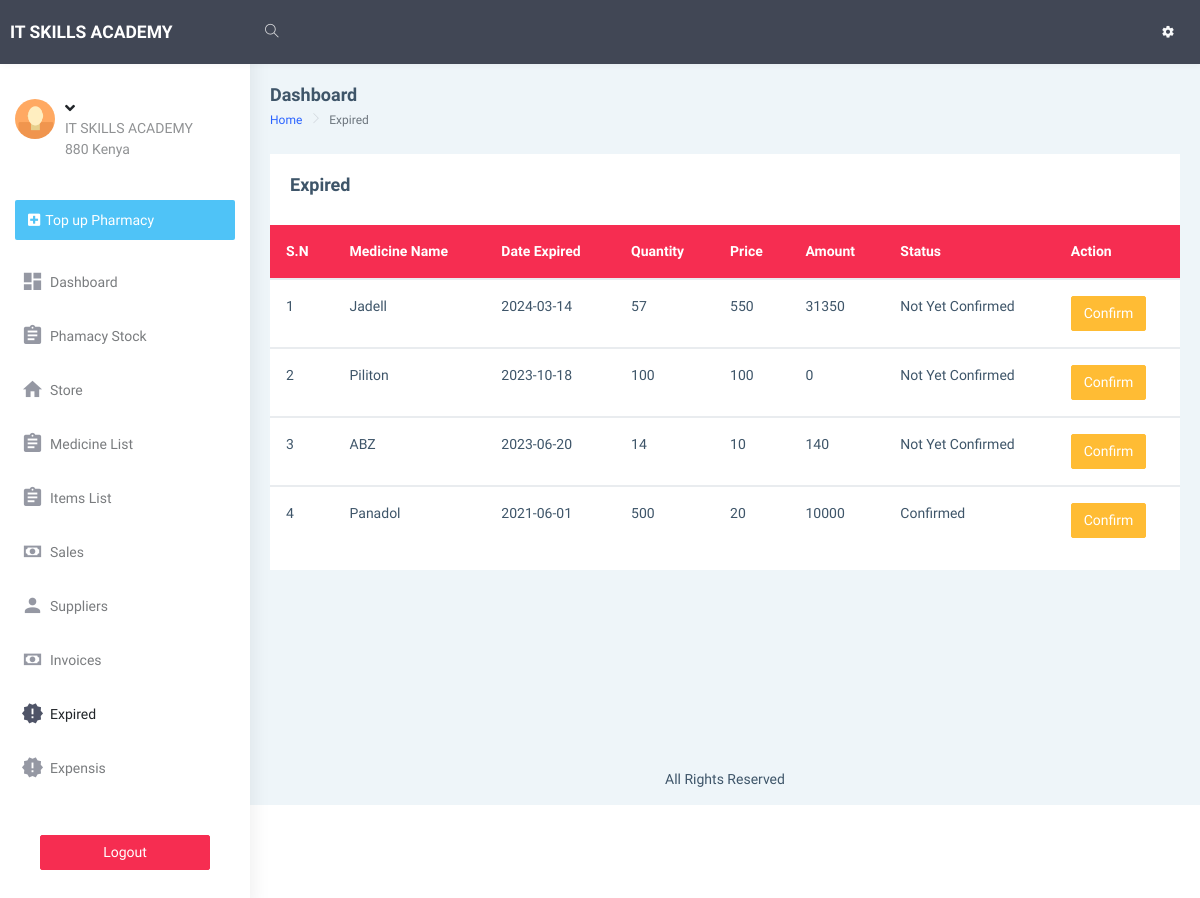
The page /dashboard/expired.php on the database its author committed.
### tables this page shows
CREATE TABLE `info` (
  `id` int(10) NOT NULL,
  `name` varchar(255) NOT NULL,
  `address` varchar(255) NOT NULL,
  `phone_no` varchar(255) NOT NULL,
  `email` varchar(255) NOT NULL,
  `opening_date` varchar(255) NOT NULL,
  `closing_balance` varchar(255) NOT NULL,
  `opening_balance` varchar(255) NOT NULL
);

CREATE TABLE `store` (
  `id` int(10) NOT NULL,
  `medicine_name` varchar(255) NOT NULL,
  `date_received` date NOT NULL,
  `Qty` varchar(255) NOT NULL DEFAULT '0',
  `expiry_date` date NOT NULL DEFAULT current_timestamp(),
  `amount` varchar(255) NOT NULL,
  `stock_out` varchar(255) NOT NULL DEFAULT '0',
  `price` varchar(255) NOT NULL DEFAULT '0',
  `capacity` varchar(255) NOT NULL,
  `type` varchar(255) NOT NULL,
  `dosage_sold` varchar(255) NOT NULL,
  `dosage` varchar(255) NOT NULL,
  `price_dosage` varchar(255) NOT NULL DEFAULT '0',
  `app` varchar(255) NOT NULL,
  `half_dosage_price` int(11) NOT NULL,
  `confirm` varchar(10) NOT NULL DEFAULT '0'
);

### dashboard/expired.php (the view, shortened to what this page needs)
<!DOCTYPE html>
<html dir="ltr" lang="en">
<?php
require "includes/head.php";
?>
<body>
    <div id="main-wrapper" data-layout="vertical" data-navbarbg="skin5" data-sidebartype="full"
        data-sidebar-position="absolute" data-header-position="absolute" data-boxed-layout="full">
        <?php require "includes/header.php"?>
       <?php require "includes/aside.php";?>
        <div class="page-wrapper">
            <div class="page-breadcrumb">
                <div class="row align-items-center">
                    <div class="col-5">
                        <h4 class="page-title">Dashboard</h4>
                        <div class="d-flex align-items-center">
                            <nav aria-label="breadcrumb">
                                <ol class="breadcrumb">
                                    <li class="breadcrumb-item"><a href="index.php">Home</a></li>
                                    <li class="breadcrumb-item active" aria-current="page">Expired</li>
                                </ol>
                            </nav>
                        </div>
                    </div>
                </div>
            </div>
            <div class="container-fluid">
                <div class="row">
                    <div class="col-12">
                        <div class="card ">
                            <div class="card-body">
                                <div class="d-md-flex align-items-center">
                                    <div>
                                        <h4 class="card-title"> Expired </h4>
                                    </div>
									</div>
                                <?php
														require "includes/conn.php";
                                                        $sql ="SELECT * FROM store";
                  $res = mysqli_query($conn,$sql);
                  if ($res == TRUE) {
                      $count = mysqli_num_rows($res);
                      if($count > 0){
                          while ($rows=mysqli_fetch_assoc($res)) {
                              $drug_expiry_date = date("Y-m-d", strtotime(date("Y-m-d")));
                         ?>
                                                   <?php
                          }
                      }
                  }
              ?>
                            </div>
                            <div class="table-responsive">
                                <table class="table v-middle">
                                    <thead>
                                    <tr class="bg-danger text-white">
                                            <th class="border-top-0">S.N</th>
                                            <th class="border-top-0">Medicine Name</th>
                                            <th class="border-top-0">Date Expired</th>
                                            <th class="border-top-0">Quantity</th>
											<th class="border-top-0">Price</th>
                                            <th class="border-top-0">Amount</th>
                                            <th class="border-top-0">Status</th>
											<th class="border-top-0">Action</th>
                                        </tr>
                                    </thead>
                                    		 <?php
																	  $sql ="SELECT * FROM store WHERE expiry_date < '$drug_expiry_date'";
								$res = mysqli_query($conn,$sql);
								if ($res == TRUE) {
									$count = mysqli_num_rows($res);
									$sn=1;
									if($count > 0){
										while ($rows=mysqli_fetch_assoc($res)) {
											$id=$rows['id'];
											$medicine_name=$rows['medicine_name'];
											$Qty=$rows['Qty'];
											$price=$rows['price'];
											$expiry_date= $rows['expiry_date'];
											$dosage_sold= $rows['dosage_sold'];
											$price_dosage= $rows['price_dosage'];
                                            $confirm= $rows['confirm'];
									   ?>
                                   <tbody>
										<td>
											<?php echo $sn++;?>
										</td>
										<td>
											<?php echo $medicine_name;?>
										</td>
										<td>
											<?php echo $expiry_date;?>
										</td>
										<td>
											<?php echo $Qty;?>
										</td>
										<td>
                                <?php
                                           if ($dosage_sold == "Yes") {
                                            echo "$price_dosage";
                                           }else {
                                               echo "$price";
                                           }
                                       ?>
										</td>
										<td>
                                        <?php
                                        if ($price_dosage == '') {
                                            $price_dosage = '0';
                                        }
                                        else {
                                            $price_dosage = $rows['dosage_sold'];
                                        }
                                          $dosage_sold_total = $Qty * $price_dosage;
                                          $total = $Qty * $price;
                                           if ($dosage_sold == "Yes") {
                                            echo "$dosage_sold_total";
                                           }else {
                                               echo "$total";
                                           }
                                       ?>
										</td>
                                        <td>
                                           <?php
                                           if ($confirm == '0') {
                                               echo "Not Yet Confirmed";
                                           }else {
                                            echo "Confirmed";
                                           }
                                           ?>
                                        </td>
                                        <td>
											<a href="delete_expired.php?id=<?php echo $id;?>" class="btn btn-warning"> Confirm</a>
										</td>
								   </tbody>
								    <?php
										}
									}
								}
							?>
                                </table>
                            </div>
                        </div>
                    </div>
                </div>
            </div>
            <footer class="footer text-center">
                All Rights Reserved
            </footer>
        </div>
    </div>
</body>
</html>

### dashboard/includes/head.php (shortened to what this page needs)
<head>
    <link href="assets/libs/chartist/dist/chartist.min.css" rel="stylesheet">
    <link href="dist/css/style.min.css" rel="stylesheet">
</head>

### dashboard/includes/header.php (shortened to what this page needs)
<header class="topbar" data-navbarbg="skin5">
            <nav class="navbar top-navbar navbar-expand-md navbar-dark">
                <div class="navbar-header" data-logobg="skin5">
                    <a class="navbar-brand" href="index.html">
                        <b class="logo-icon text-uppercase">
                        <?php
                                                        require "includes/conn.php";
                                                        $sql ="SELECT * FROM info";
                                                    $res = mysqli_query($conn,$sql);
                                                    if ($res == TRUE) {
                                                        $count = mysqli_num_rows($res);
                                                        if($count > 0){
                                                            while ($rows=mysqli_fetch_assoc($res)) {
                                                                $name=$rows['name'];
                                                                $address=$rows['address'];
                                                           ?>
                                             <?php echo $name;?>
                                                                <?php
                                                            }
                                                        }
                                                    }
                                                ?>
                        </b>
                    </a>
                </div>
                <div class="navbar-collapse collapse" id="navbarSupportedContent" data-navbarbg="skin5">
                    <ul class="navbar-nav float-left mr-auto">
                        <li class="nav-item search-box"> <a class="nav-link waves-effect waves-dark"
                                href="javascript:void(0)"><i class="ti-search"></i></a>
                        </li>
                    </ul>
                        <ul class="navbar-nav float-right">
                        <li class="nav-item dropdown">
                            <a class="nav-link dropdown-toggle text-muted waves-effect waves-dark pro-pic" href=""
                                data-toggle="dropdown" aria-haspopup="true" aria-expanded="false"><i class="mdi mdi-settings text-light font-weight-bold"></i></a>
                        </li>
                    </ul>
                </div>
            </nav>
        </header>

### dashboard/includes/aside.php (shortened to what this page needs)
<aside class="left-sidebar" data-sidebarbg="skin6">
           <div class="scroll-sidebar">
               <nav class="sidebar-nav">
                   <ul id="sidebarnav">
                       <li>
                           <div class="user-profile d-flex no-block dropdown m-t-20">
                               <div class="user-pic"><img src="assets/images/users/1.jpg" alt="users"
                                       class="rounded-circle" width="40" /></div>
                               <div class="user-content hide-menu m-l-10">
                                   <a href="javascript:void(0)" class="" id="Userdd" role="button"
                                       data-toggle="dropdown" aria-haspopup="true" aria-expanded="false">
                                       <h5 class="m-b-0 user-name font-medium"><?php if(isset($_SESSION['sessionUsername'])){
                                           }?> <i
                                               class="fa fa-angle-down"></i></h5>
                                       <span class="op-5 user-email"><?php echo $name;?> </span><br>
                                       <span class="op-5 user-email"><?php echo $address;?> </span>
                                   </a>
                               </div>
                           </div>
                       </li>
                       <li class="p-15 m-t-10"><a href="pharmacy_stock.php"
                               class="btn btn-block create-btn text-white no-block d-flex align-items-center"><i
                                   class="fa fa-plus-square"></i> <span class="hide-menu m-l-5">Top up Pharmacy<span> </a>
                       </li>
                       <li class="sidebar-item"> <a class="sidebar-link waves-effect waves-dark sidebar-link"
                               href="index.php" aria-expanded="false"><i class="mdi mdi-view-dashboard"></i><span
                                   class="hide-menu">Dashboard</span></a></li>
					<li class="sidebar-item"> <a class="sidebar-link waves-effect waves-dark sidebar-link"
                               href="pharmacy_stock.php" aria-expanded="false"><i
                                   class="mdi mdi-clipboard-text"></i><span class="hide-menu">Phamacy Stock</span></a></li>
								<li class="sidebar-item"> <a class="sidebar-link waves-effect waves-dark sidebar-link"
                               href="receiving.php" aria-expanded="false"><i
                                   class="mdi mdi-home"></i><span class="hide-menu">Store</span></a></li>
					<li class="sidebar-item"> <a class="sidebar-link waves-effect waves-dark sidebar-link"
                               href="medicine_list.php" aria-expanded="false"><i class="mdi mdi-clipboard-text"></i><span
                                   class="hide-menu">Medicine List</span></a></li>
								<li class="sidebar-item"> <a class="sidebar-link waves-effect waves-dark sidebar-link"
                               href="items_list.php" aria-expanded="false"><i class="mdi mdi-clipboard-text "></i><span
                                   class="hide-menu">Items List</span></a></li>
					<li class="sidebar-item"> <a class="sidebar-link waves-effect waves-red sidebar-link "
                               href="sales_report.php" aria-expanded="false"><i class="mdi mdi-cash"></i><span
                                   class="hide-menu">Sales</span></a></li>
					<li class="sidebar-item"> <a class="sidebar-link waves-effect waves-red sidebar-link "
                               href="suppliers.php" aria-expanded="false"><i class="mdi mdi-account"></i><span
                                   class="hide-menu">Suppliers</span></a></li>
					<li class="sidebar-item"> <a class="sidebar-link waves-effect waves-red sidebar-link "
                               href="invoice.php" aria-expanded="false"><i class="mdi mdi-cash"></i><span
                                   class="hide-menu">Invoices</span></a></li>
					<li class="sidebar-item"> <a class="sidebar-link waves-effect waves-red sidebar-link "
                               href="expired.php" aria-expanded="false"><i class="mdi mdi-alert-octagram"></i><span
                                   class="hide-menu">Expired</span></a></li>
					<li class="sidebar-item"> <a class="sidebar-link waves-effect waves-red sidebar-link "
                               href="expensis.php" aria-expanded="false"><i class="mdi mdi-alert-octagram"></i><span
                                   class="hide-menu">Expensis</span></a></li>
                                   <li class="text-center p-40 upgrade-btn">
                 <a href="includes/logout.php"
                     class="btn btn-block btn-danger text-white" >Logout</a>
             </li>
                   </ul>
               </nav>
           </div>
       </aside>

### rows shown on the page
info: name "IT SKILLS ACADEMY", address "880 Kenya"
store: medicine_name "Jadell", expiry_date "2024-03-14", Qty "57", price "550", total "31350", confirm "Not Yet Confirmed"
store: medicine_name "Piliton", expiry_date "2023-10-18", Qty "100", price_dosage "100", dosage_sold_total "0", confirm "Not Yet Confirmed"
store: medicine_name "ABZ", expiry_date "2023-06-20", Qty "14", price "10", total "140", confirm "Not Yet Confirmed"
store: medicine_name "Panadol", expiry_date "2021-06-01", Qty "500", price "20", total "10000", confirm "Confirmed"
